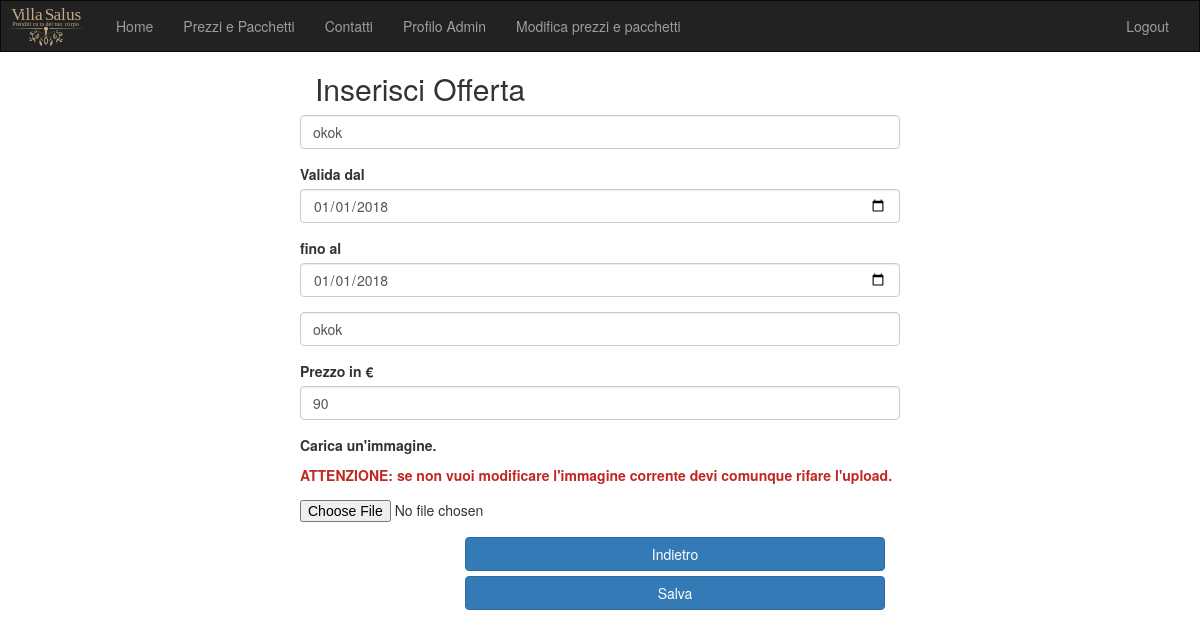
Page /formUpdateOfferta.php?id=3 (signed in) on the committed database.
### tables this page shows
CREATE TABLE `offerta` (
  `id` int(11) unsigned NOT NULL AUTO_INCREMENT,
  `nome` varchar(100) DEFAULT NULL,
  `dataInizio` varchar(10) DEFAULT NULL,
  `dataFine` varchar(10) DEFAULT NULL,
  `descrizione` text,
  `prezzo` int(11) DEFAULT NULL,
  `immagine` varchar(100) DEFAULT NULL,
  PRIMARY KEY (`id`)
);

### Manager/SessionManager.php (called while the page is built, shortened)
<?php
$is_authorized = (isset($_SESSION) && isset($_SESSION['private'])) ? true : false;
?>

### formUpdateOfferta.php (the view, shortened to what this page needs)
<?php
require_once 'Manager/SessionManager.php';
if ( $is_authorized ) { ?>
    <!DOCTYPE html>
    <html lang="it">
    <head>
        <link href="bootstrap-3.3.7-dist/css/bootstrap.css" rel="stylesheet" type="text/css" media="all">
        <link href="bootstrap-3.3.7-dist/css/style.css" rel="stylesheet" type="text/css" media="all">
    </head>
<body>
    <?php
    include 'nav.php';
    $idOfferta = filter_input(INPUT_GET, 'id');
    $funzioniMysql = new MysqlClass();
    $conn = $funzioniMysql->connetti();
    $query = ("SELECT * FROM offerta WHERE id = '$idOfferta'");
    $result = mysqli_query($conn, $query);
    while ($resultOfferta = mysqli_fetch_array($result)) {
        ?>
        <div class="col-md-6 col-md-offset-3">
            <form class="form-horizontal" id="formOfferta" role="form" method="post" enctype="multipart/form-data"
                <? echo 'action="Functions/updateOfferta.php?id=' . $idOfferta . '"'; ?> >
                <h2>Inserisci Offerta</h2>
                <div class="form-group">
                    <input type="text" name="nome" id="nome" tabindex="1"
                           class="form-control form-input"
                           placeholder="Nome" value="<?= $resultOfferta ['nome'] ?>" required="required">
                </div>
                <div class="form-group">
                    <label for="dataInizo">Valida dal</label>
                    <input type="date" name="dataInizo" id="dataInizo" tabindex="2"
                           class="form-control form-input" value="<?= $resultOfferta ['dataInizio'] ?>"
                           required="required">
                </div>
                <div class="form-group">
                    <label for="dataFine">fino al</label>
                    <input type="date" name="dataFine" id="dataFine" tabindex="3"
                           class="form-control form-input" value="<?= $resultOfferta ['dataFine'] ?>"
                           required="required">
                </div>
                <div class="form-group">
                    <input type="text" name="descrizione" id="descrizione" tabindex="4"
                           class="form-control form-input" value="<?= $resultOfferta ['descrizione'] ?>"
                           placeholder="Descrizione">
                </div>
                <div class="form-group">
                    <label for="prezzoOfferta">Prezzo in €</label>
                    <input type="number" name="prezzo" id="prezzoOfferta" tabindex="5"
                           class="form-control form-input"
                           placeholder="Prezzo" value="<?= $resultOfferta ['prezzo'] ?>" required="required">
                </div>
                <div class="form-group">
                    <label for="uploadFoto"> <p>Carica un'immagine.</p>
                        <p style="color: #c02824"> ATTENZIONE: se non vuoi modificare l'immagine corrente devi comunque
                            rifare l'upload.</p></label>
                    <input type="file" class="form-control-file" id="immagine" name="immagine" tabindex="5">
                </div>
                <div class="form-group">
                    <div class="col-sm-9 col-sm-offset-3">
                        <a href="editPrezzi.php" class="btn btn-primary btn-block" tabindex="6">Indietro</a>
                        <button type="submit" id="submitOfferta" class="btn btn-primary btn-block" tabindex="7">Salva
                        </button>
                    </div>
                </div>
            </form>
        </div>
        </body>
        </html>
    <?php }
}else {
    header("Location: ./loginPage.php");
} ?>

### rows in the picture
offerta: nome "okok", dataInizo "01/01/2018", dataFine "01/01/2018", descrizione "okok", prezzo "90"
